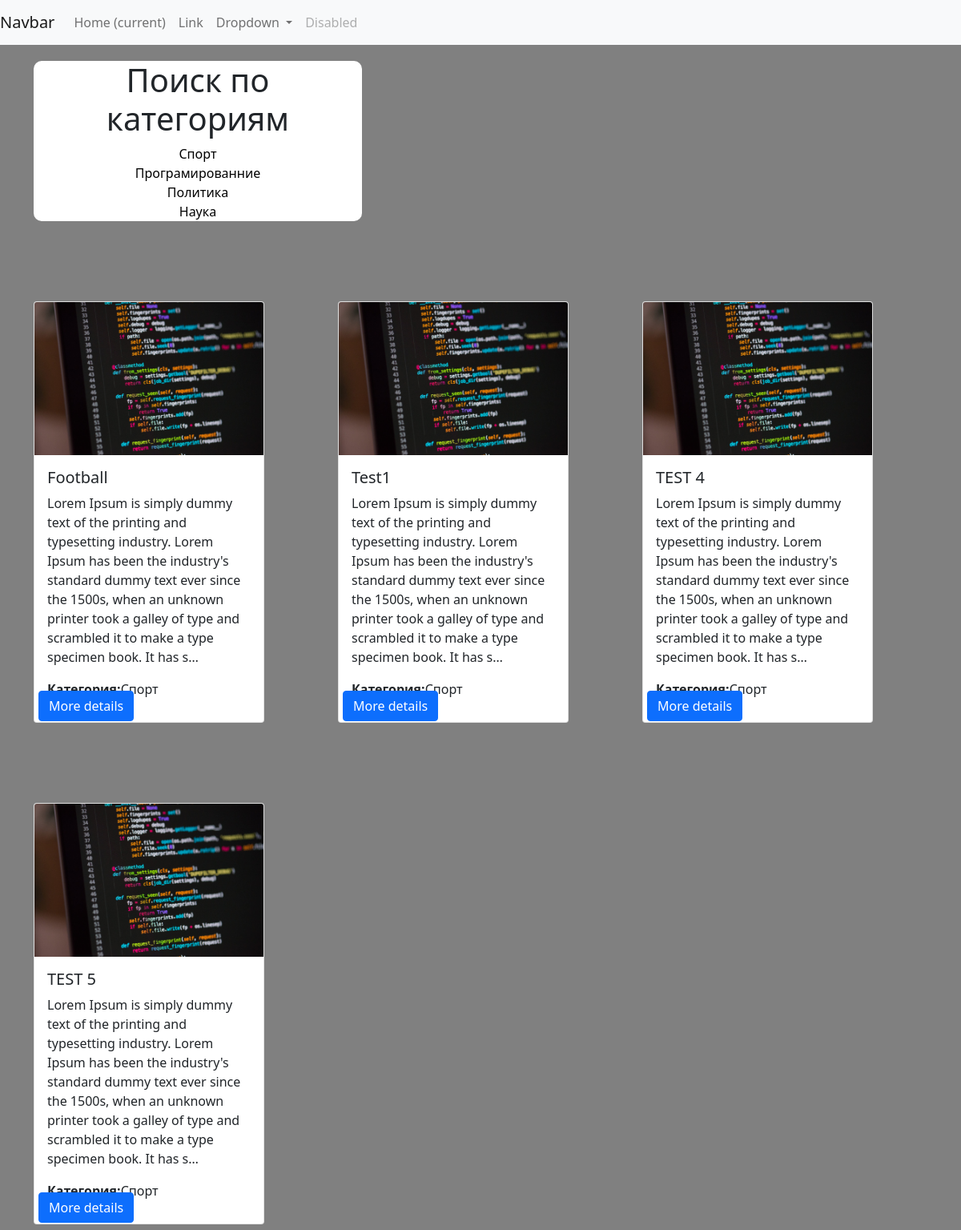
Page /category/1 on the committed database.
### main/models.py (models this page shows, shortened)
class Category(models.Model):
    title_category = models.CharField(
        verbose_name='Наименование категории', max_length=150, db_index=True)
    def __str__(self):
        return self.title_category

class News(models.Model):
    title_news = models.CharField('news_title', max_length=150)
    news_img = models.ImageField('news_img', upload_to='news/%Y/%m/%d')
    full_text = models.TextField('full_text')
    category = models.ForeignKey('Category', on_delete=CASCADE)
    class Meta:
        verbose_name = "new"
        verbose_name_plural = "news"

### main/views.py (the view)
# urls.py: path('category/<int:category_id>', views.get_category)
def get_category(request, category_id):
    news = News.objects.filter(category_id=category_id)
    categories = Category.objects.all()
    category = Category.objects.get(pk=category_id)
    return render(request, 'main/news_category.html', {'news': news, 'categories': categories, 'category': category})

### main/templates/main/news_category.html
{% extends 'main/layout.html' %}
{% block content %}
<div class="category">
  <h1>Поиск по категориям</h1>
  {% for item in categories %}
    <a class="a_category" href="/category/{{item.pk}}">{{item.title_category}}</a><br>
  {% endfor %}
</div>
<div class="global_news">
    <div class="row">
    {% for news in news %}
    <div class="col">
        <div class="card" style="width: 18rem;
                                height: 526px;">
            <img class="card-img-top" src="{{news.news_img.url}}" alt="Card image cap">
            <div class="card-body">
              <h5 class="card-title">{{news.title_news}}</h5>
              <p class="card-text">{{news.full_text | truncatechars:255}}</p>
              <p class="card-text_cate"><strong>Категория:</strong>{{news.category}}</p>
              <a href="#" class="btn btn-primary">More details</a>
            </div>
          </div>
    </div>
  {% endfor %}
</div>
</div>
 {% endblock %}

### main/templates/main/layout.html (shortened to what this page needs)
{% load static %}
<!DOCTYPE html>
<html lang="en">
<head>
    <link rel="stylesheet" href="https://cdn.jsdelivr.net/npm/bootstrap@5.1.0/dist/css/bootstrap.min.css">
    <link rel="stylesheet" href="{% static 'main/css/main.css' %}">
</head>
<body>
    <nav class="navbar navbar-expand-lg navbar-light bg-light">
        <a class="navbar-brand" href="#">Navbar</a>
        <div class="collapse navbar-collapse" id="navbarSupportedContent">
          <ul class="navbar-nav mr-auto">
            <li class="nav-item active">
              <a class="nav-link" href="#">Home <span class="sr-only">(current)</span></a>
            </li>
            <li class="nav-item">
              <a class="nav-link" href="#">Link</a>
            </li>
            <li class="nav-item dropdown">
              <a class="nav-link dropdown-toggle" href="#" id="navbarDropdown" role="button" data-toggle="dropdown" aria-haspopup="true" aria-expanded="false">
                Dropdown
              </a>
            </li>
            <li class="nav-item">
              <a class="nav-link disabled" href="#">Disabled</a>
            </li>
          </ul>
        </div>
      </nav>
      <div class="container">
        {% block content %} {% endblock %}
      </div>
</body>
</html>

### main/static/main/css/main.css (style rules this page uses)
body { background-color: gray; }
.card { margin-top: 100px; position: relative; }
.btn { position: absolute; left: 5px; bottom: 1px; }
.card-text_cate { padding-bottom: 5px; }
.category { text-align: center; border-radius: 10px 10px 10px 10px; margin-top: 20px; width: 410px; background: white; }
.category a { text-decoration: none; color: black; }

### rows in the picture
Category: title_category "Спорт"
Category: title_category "Програмированние"
Category: title_category "Политика"
Category: title_category "Наука"
News: news_img (picture), title_news "Football", full_text "Lorem Ipsum is simply dummy text of the printing and typesetting industry. Lorem Ipsum has been the industry's standard dummy text ever since the 1500s, when an unknown printer took a galley of type and scrambled it to make a type specimen book. It has s…", category "Спорт"
News: news_img (picture), title_news "Test1", full_text "Lorem Ipsum is simply dummy text of the printing and typesetting industry. Lorem Ipsum has been the industry's standard dummy text ever since the 1500s, when an unknown printer took a galley of type and scrambled it to make a type specimen book. It has s…", category "Спорт"
News: news_img (picture), title_news "TEST 4", full_text "Lorem Ipsum is simply dummy text of the printing and typesetting industry. Lorem Ipsum has been the industry's standard dummy text ever since the 1500s, when an unknown printer took a galley of type and scrambled it to make a type specimen book. It has s…", category "Спорт"
News: news_img (picture), title_news "TEST 5", full_text "Lorem Ipsum is simply dummy text of the printing and typesetting industry. Lorem Ipsum has been the industry's standard dummy text ever since the 1500s, when an unknown printer took a galley of type and scrambled it to make a type specimen book. It has s…", category "Спорт"
